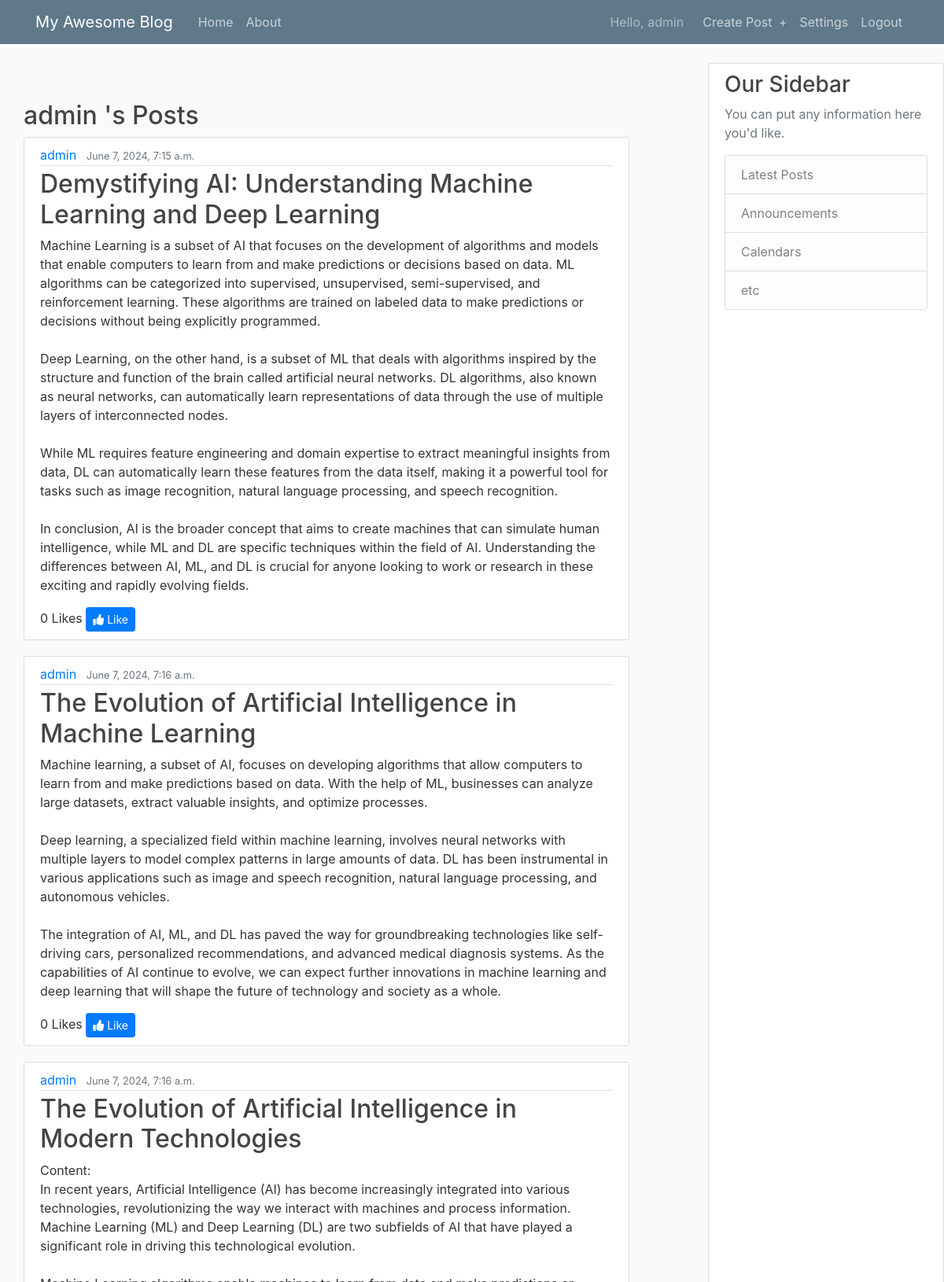
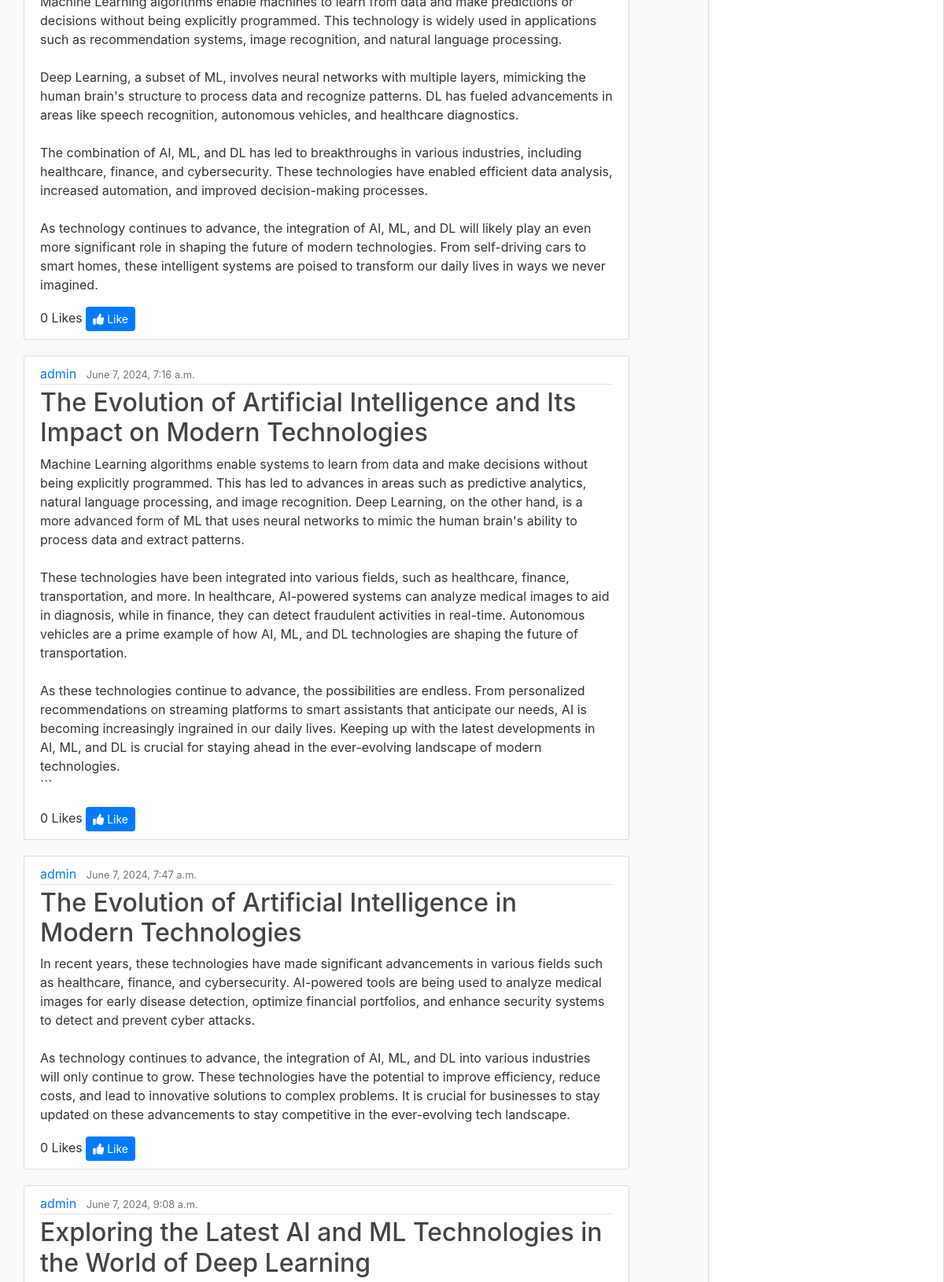
Page /user/5/posts/ (signed in, upper part) on the committed database (2 pictures, top to bottom).
### blog/models.py (models this page shows, shortened)
class Post(models.Model):
    title = models.CharField(max_length=100)
    tags = models.ManyToManyField(Tag, related_name='posts', blank=True)
    content = models.TextField()
    date_posted = models.DateTimeField(default=timezone.now)
    author = models.ForeignKey(User, on_delete=models.CASCADE)
    liked_by = models.ManyToManyField(User, related_name='liked_posts', blank=True)

### blog/views.py (the view)
# urls.py: path('user/<int:user_id>/posts/', views.user_posts, name='user-posts'),
def user_posts(request, user_id):
    posts = Post.objects.filter(author_id=user_id)
    for post in posts:
        post.author_display = (
            f"{post.author.first_name} {post.author.last_name}"
            if post.author.first_name and post.author.last_name
            else post.author.username
        )
    context = {'posts': posts}
    return render(request, 'blog/user_posts.html', context)

### blog/templates/blog/user_posts.html (shortened to what this page needs)
{% extends "blog/base.html" %}
{% block content %}
    <h2>
        {% if posts and posts.first.author.first_name and posts.first.author.last_name %}
            {{ posts.first.author.first_name }} {{ posts.first.author.last_name }}
        {% else %}
            {{ posts.first.author.username }}
        {% endif %}'s Posts
    </h2>
    {% for post in posts %}
        <article class="media content-section">
            <div class="media-body">
                <div class="article-metadata">
                    <a class="mr-2 user-link" href="{% url 'blog-home' %}">
                        {% if post.author.first_name and post.author.last_name %}
                            {{ post.author.first_name }} {{ post.author.last_name }}
                        {% else %}
                            {{ post.author.username }}
                        {% endif %}
                    </a>
                    <small class="text-muted">{{ post.date_posted }}</small>
                </div>
                <h2><a class="article-title" href="{% url 'post-detail' post.id %}">{{ post.title }}</a></h2>
                <p class="article-content">{{ post.content }}</p>
                <div class="like-section">
                    <span id="like-count-{{ post.id }}">{{ post.liked_by.count }} Likes</span>
                    {% if user.is_authenticated %}
                        <button class="btn btn-primary btn-sm like-button" data-post-id="{{ post.id }}">
                            {% if user in post.liked_by.all %}
                                <i class="fas fa-thumbs-down"></i> Dislike
                            {% else %}
                                <i class="fas fa-thumbs-up"></i> Like
                            {% endif %}
                        </button>
                    {% else %}
                        <button class="btn btn-primary btn-sm" disabled><i class="fas fa-thumbs-up"></i> Like</button>
                    {% endif %}
                </div>
            </div>
        </article>
    {% endfor %}
{% endblock content %}

### blog/templates/blog/base.html (shortened to what this page needs)
{% load static %}
<!DOCTYPE html>
<html>
<head>
    <link rel="stylesheet" href="https://cdnjs.cloudflare.com/ajax/libs/font-awesome/5.15.4/css/all.min.css">
    <link rel="stylesheet" href="https://maxcdn.bootstrapcdn.com/bootstrap/4.0.0/css/bootstrap.min.css">
    <link rel="stylesheet" type="text/css" href="{% static 'blog/main.css' %}">
</head>
<body>
    <header class="site-header">
      <nav class="navbar navbar-expand-md navbar-dark bg-steel fixed-top">
        <div class="container">
          <a class="navbar-brand mr-4" href="{% url 'blog-home' %}">My Awesome Blog</a>
            <div class="collapse navbar-collapse" id="navbarToggle">
              <div class="navbar-nav mr-auto">
                <a class="nav-item nav-link" href="{% url 'blog-home' %}">Home</a>
                <a class="nav-item nav-link" href="{% url 'blog-about' %}">About</a>
              </div>
              <div class="navbar-nav">
                {% if user.is_authenticated %}
                  <span class="navbar-text mr-3">
                    Hello,
                    {% if user.first_name and user.last_name %}
                      {{ user.first_name }} {{ user.last_name }}
                    {% else %}
                      {{ user.username }}
                    {% endif %}
                  </span>
                  <a class="nav-item nav-link" href="{% url 'publish-post' %}">Create Post <span class="ml-1">+</span></a>
                  <a class="nav-item nav-link" href="{% url 'settings' %}">Settings</a>
                  <a class="nav-item nav-link" href="{% url 'logout' %}">Logout</a>
                {% else %}
                  <a class="nav-item nav-link" href="{% url 'login' %}">Login</a>
                  <a class="nav-item nav-link" href="{% url 'signup' %}">Register</a>
                {% endif %}
              </div>
            </div>
          </div>
        </nav>
      </header>
      <div class="container-fluid mt-5 pt-5">
        <div class="row">
          <div class="col-md-8">
            <main role="main" class="container post-container">
              {% block content %}{% endblock %}
            </main>
          </div>
          <div class="col-md-4">
            <div class="content-section fixed-sidebar">
              <h3>Our Sidebar</h3>
              <p class='text-muted'>You can put any information here you'd like.</p>
              <ul class="list-group">
                <li class="list-group-item list-group-item-light">Latest Posts</li>
                <li class="list-group-item list-group-item-light">Announcements</li>
                <li class="list-group-item list-group-item-light">Calendars</li>
                <li class="list-group-item list-group-item-light">etc</li>
              </ul>
            </div>
          </div>
        </div>
      </div>
      </body>
  </html>

### blog/static/blog/main.css (style rules this page uses)
body { background: #fafafa; color: #333333; margin-top: 5rem; overflow: hidden; }
h1, h2, h3, h4, h5, h6 { color: #444444; }
ul { margin: 0; }
.bg-steel { background-color: #5f788a; }
.site-header .navbar-nav .nav-link { color: #cbd5db; }
.content-section { background: #ffffff; padding: 10px 20px; border: 1px solid #dddddd; border-radius: 3px; margin-bottom: 20px; }
.article-title { color: #444444; }
.article-content { white-space: pre-line; }
.article-metadata { padding-bottom: 1px; margin-bottom: 4px; border-bottom: 1px solid #e3e3e3 }
.container.post-container { height: calc(100vh - 10rem); overflow-y: scroll; padding-right: 15px; box-sizing: content-box; -ms-overflow-style: none; scrollbar-width: none; }
.fixed-sidebar { position: fixed; top: 5rem; right: 0; width: 25%; height: calc(100vh - 10rem); overflow-y: scroll; -ms-overflow-style: none; scrollbar-width: none; }
button { padding: 0.7em; color: #fff; background-color: #007BFF; border: none; border-radius: 3px; cursor: pointer; }
p { color: #333; margin-bottom: 1em; }

### rows in the picture
Post: first.author.username "admin", author.username "admin", date_posted "June 7, 2024, 7:15 a.m.", title "Demystifying AI: Understanding Machine Learning and Deep Learning", content "Machine Learning is a subset of AI that focuses on the development of algorithms and models that enable computers to learn from and make predictions or decisions based on data. ML algorithms can be categorized into supervised, unsupervised, semi-supervised, and reinforcement learning. These algorithms are trained on labeled data to make predictions or decisions without being explicitly programmed. Deep Learning, on the other hand, is a subset of ML that deals with algorithms inspired by the structure and function of the brain called artificial neural networks. DL algorithms, also known as neural networks, can automatically learn representations of data through the use of multiple layers of…", liked_by.count "0", shows "Like"
Post: author.username "admin", date_posted "June 7, 2024, 7:16 a.m.", title "The Evolution of Artificial Intelligence in Machine Learning", content "Machine learning, a subset of AI, focuses on developing algorithms that allow computers to learn from and make predictions based on data. With the help of ML, businesses can analyze large datasets, extract valuable insights, and optimize processes. Deep learning, a specialized field within machine learning, involves neural networks with multiple layers to model complex patterns in large amounts of data. DL has been instrumental in various applications such as image and speech recognition, natural language processing, and autonomous vehicles. The integration of AI, ML, and DL has paved the way for groundbreaking technologies like self-driving cars, personalized recommendations, and advanced…", liked_by.count "0", shows "Like"
Post: author.username "admin", date_posted "June 7, 2024, 7:16 a.m.", title "The Evolution of Artificial Intelligence in Modern Technologies", content "Content: In recent years, Artificial Intelligence (AI) has become increasingly integrated into various technologies, revolutionizing the way we interact with machines and process information. Machine Learning (ML) and Deep Learning (DL) are two subfields of AI that have played a significant role in driving this technological evolution. Machine Learning algorithms enable machines to learn from data and make predictions or decisions without being explicitly programmed. This technology is widely used in applications such as recommendation systems, image recognition, and natural language processing. Deep Learning, a subset of ML, involves neural networks with multiple layers, mimicking the…", liked_by.count "0", shows "Like"
Post: author.username "admin", date_posted "June 7, 2024, 7:16 a.m.", title "The Evolution of Artificial Intelligence and Its Impact on Modern Technologies", content "Machine Learning algorithms enable systems to learn from data and make decisions without being explicitly programmed. This has led to advances in areas such as predictive analytics, natural language processing, and image recognition. Deep Learning, on the other hand, is a more advanced form of ML that uses neural networks to mimic the human brain's ability to process data and extract patterns. These technologies have been integrated into various fields, such as healthcare, finance, transportation, and more. In healthcare, AI-powered systems can analyze medical images to aid in diagnosis, while in finance, they can detect fraudulent activities in real-time. Autonomous vehicles are a prime…", liked_by.count "0", shows "Like"
Post: author.username "admin", date_posted "June 7, 2024, 7:47 a.m.", title "The Evolution of Artificial Intelligence in Modern Technologies", content "In recent years, these technologies have made significant advancements in various fields such as healthcare, finance, and cybersecurity. AI-powered tools are being used to analyze medical images for early disease detection, optimize financial portfolios, and enhance security systems to detect and prevent cyber attacks. As technology continues to advance, the integration of AI, ML, and DL into various industries will only continue to grow. These technologies have the potential to improve efficiency, reduce costs, and lead to innovative solutions to complex problems. It is crucial for businesses to stay updated on these advancements to stay competitive in the ever-evolving tech landscape.", liked_by.count "0", shows "Like"
Post: author.username "admin", date_posted "June 7, 2024, 9:08 a.m.", title "Exploring the Latest AI and ML Technologies in the World of Deep Learning"

### other values in the picture
{{ user.username }} "admin"
